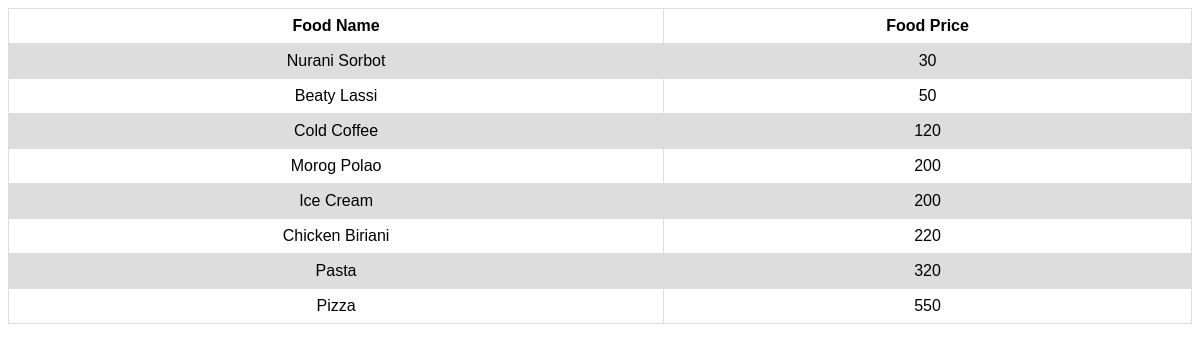
The app's page /foodlist.php with its own data.
### tables this page shows
CREATE TABLE `foodinfo` (
  `foodName` varchar(30) NOT NULL,
  `foodPrice` int(11) NOT NULL
);

### foodlist.php (the view, shortened to what this page needs)
<?php
    $connection = mysqli_connect(DB_SERVER, DB_USERNAME, DB_PASSWORD, DB_DATABASE) or die( mysqli_error($connection) );
    $sql = "SELECT * FROM foodinfo ORDER BY foodPrice";
    if($result = mysqli_query($connection, $sql)){
    if(mysqli_num_rows($result) > 0){
        echo "<table>";
            echo "<tr>";
                echo "<th>Food Name</th>";
                echo "<th>Food Price</th>";
            echo "</tr>";
        while($row = mysqli_fetch_array($result)){
            echo "<tr>";
                echo "<td>" . $row['foodName'] . "</td>";
                echo "<td>" . $row['foodPrice'] . "</td>";
            echo "</tr>";
        }
        echo "</table>";
    } else{
        echo "No records matching your query were found.";
    }
} else{
    echo "ERROR: Could not able to execute $sql. " . mysqli_error($link);
}
?>

### foodlist.php (style rules this page uses)
table { font-family: arial, sans-serif; border-collapse: collapse; width: 100%; text-align: center; }
td, th { border: 1px solid #dddddd; padding: 8px; text-align: center; }
tr:nth-child(even) { background-color: #dddddd; text-align: center; }

### records on screen
foodinfo: foodName "Nurani Sorbot", foodPrice "30"
foodinfo: foodName "Beaty Lassi", foodPrice "50"
foodinfo: foodName "Cold Coffee", foodPrice "120"
foodinfo: foodName "Morog Polao", foodPrice "200"
foodinfo: foodName "Ice Cream", foodPrice "200"
foodinfo: foodName "Chicken Biriani", foodPrice "220"
foodinfo: foodName "Pasta", foodPrice "320"
foodinfo: foodName "Pizza", foodPrice "550"
